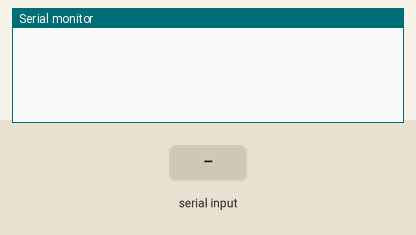
A sketch run on a simulated Arduino Uno, built with avr-gcc and run on an emulated ATmega328P. Parts: the last lines printed to the serial monitor. The test bench sets the inputs (shaded band).

Above: at 1.2 s.
1.3 s: "+" received over Serial
At 2.4 s:
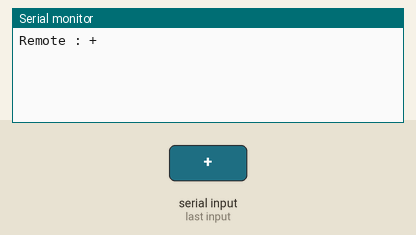
3.2 s: "p" received over Serial
At 4.7 s:
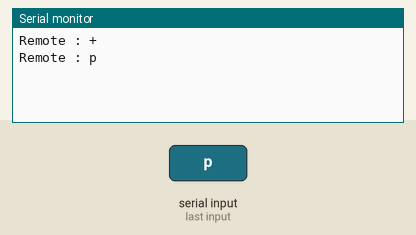
5.1 s: "s" received over Serial
At 7.0 s:
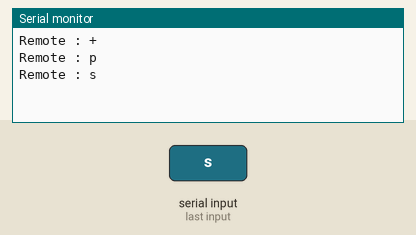

Measured:
- after the input at 1.3 s, the serial monitor: prints a new line after 0.42 s (image 1)
- after the input at 3.2 s, the serial monitor: prints a new line after 0.45 s (image 2)
- after the input at 5.1 s, the serial monitor: prints a new line after 0.47 s (image 3)

The sketch:

IRsend.ino
```cpp
#include <IRremote.h>

IRsend irsend;

const short VOLUME_PLUS = 0x481;
const short VOLUME_MINUS = 0xC81;
const short POWER = 0xA81;
const short SLEEP = 0x061;


void setup()
{
  Serial.begin(9600);
}

void loop() {
   // send data only when you receive data:
   if (Serial.available() > 0) {
      // read the incoming byte:
      char inChar = (char) Serial.read();

      short toSend;
      if(inChar=='+'){
        toSend = VOLUME_PLUS;
      }
      else if(inChar=='-'){
        toSend = VOLUME_MINUS;
      }
      else if(inChar=='p'){
        toSend = POWER;
      }
      else if(inChar=='s'){
        toSend = SLEEP;
      }
      for (int i = 0; i < 3; i++) {
          irsend.sendSony(toSend, 12);
          delay(40);
       }
      // say what you got:
      Serial.print("Remote : ");
      Serial.println(inChar);
    }
    delay(200);
}
```
